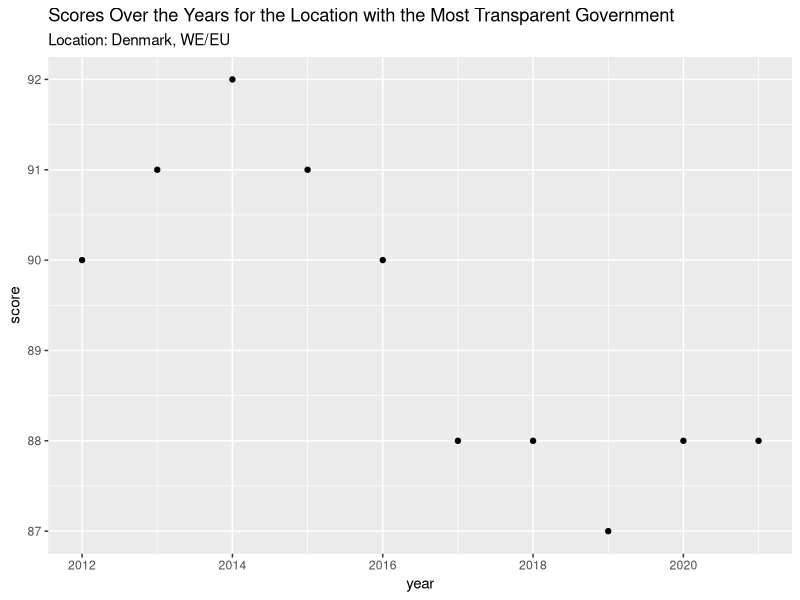

Reproduce this figure in R.
#make sure to do this so that functions work
install.packages("tidyverse")
library(tidyverse)
library(ggplot2)

df <- read.csv("transparency_active.csv", header = TRUE, stringsAsFactors = FALSE)

View(df)

df <- df %>%
  mutate(location = paste0(country, ", ", region))
View(df)

highest_score_location <- df %>% 
  filter(score == max(score, na.rm = TRUE)) %>% 
  pull(location)
print(highest_score_location)

highest_score_data <- df %>%
  filter(location == highest_score_location)
View(highest_score_data)

chart_1 <- ggplot(data = highest_score_data, mapping = aes(x = year, y = score)) + geom_point() + 
          ggtitle("Scores Over the Years for the Location with the Most Transparent Government", 
          subtitle = "Location: Denmark, WE/EU")
print(chart_1)
